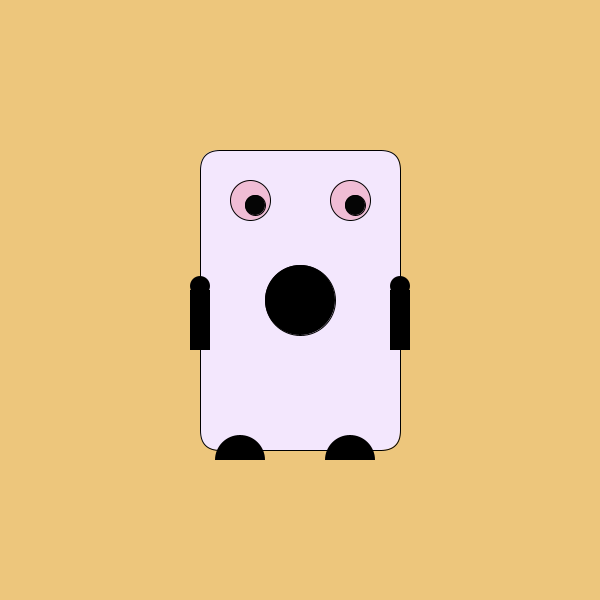
Frame 1 (no input)
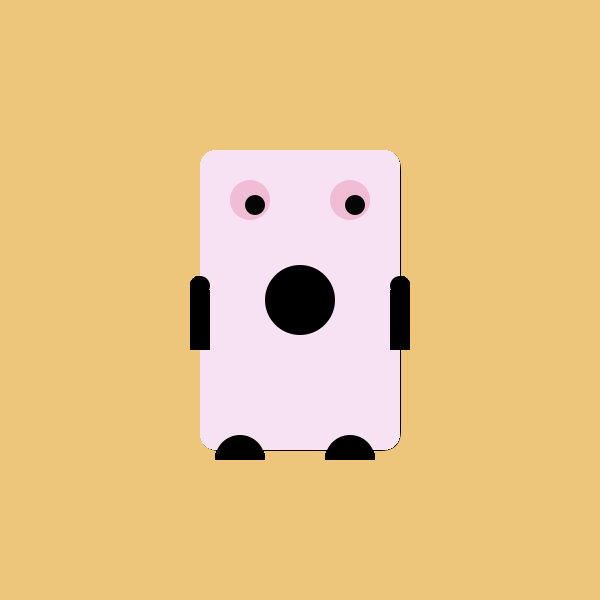
Frame 60 (the mouse pressed at the canvas centre just before this capture)
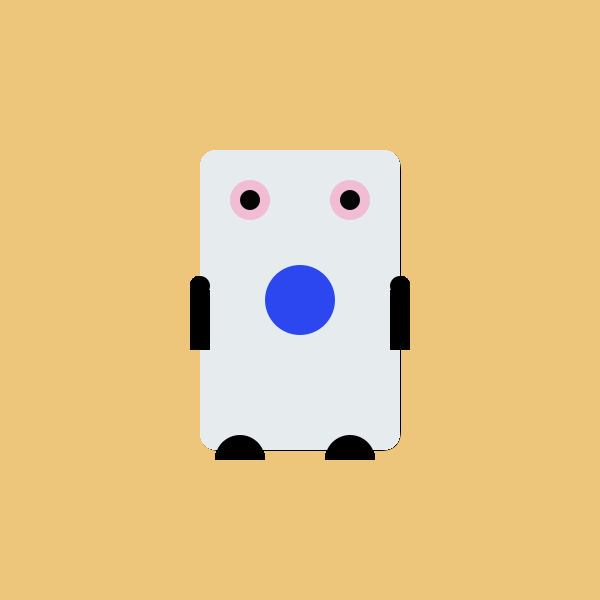
Frame 120 (the mouse held since frame 60 and released just before this capture)

The Processing sketch that drew these frames (run headless with seeded random() and noise(); from frame 60 on, the mouse is pressed at the canvas centre):

// Processing sketch: processing_133494
// ── processing_133494.pde

//used variable to make eyes move and "change" the shape of mouth
//body color changes at random

void setup(){
  background(237,198,124);
  size(600,600);
}
//variables
 int k = 355;
 int g = 205;
 int s = 255;
 int c = (0);
 int l = (0);
 int r = (0);
 int z = 223;
 int y = 255;
void draw(){
  //body
  fill(random(z,y),random(z,y),random(z,y));
  rect(200,150,200,300,20);
  
  //left eye
  fill(240,189,213);
  ellipse(250,200,40,40);
  //left puple
  fill(5,5,5);
  ellipse(s,g,20,20);
  if(mousePressed == true){
    s = 250;
    g = 200;       
  }
  else if (mousePressed == false){
    s = 255;
    g = 205;
  }
  
  
  //right eye
  fill(240,189,213);
  ellipse(350,200,40,40);
  
  
  //right puple
  fill(5,5,5);
  ellipse(k,g,20,20);
    if(mousePressed == true){
    k = 350;
    g = 200;       
  }
  else if (mousePressed == false){
    k = 355;
    g = 205;
  }
  //mouth
  fill(c,l,r);
  ellipse(300,300,70,70);
    if(mousePressed == true){
     c =44;
     l =71;
     r =240;
  }
  else if (mousePressed == false){
    c = (0);
    l = (0);
    r = (0); 
  }
  //mouth2
  //fill(0);
  //arc(300,300,70,70,PI,TWO_PI);
  
  //leftfoot
  fill(0);
  noStroke();
  arc(240,460,50,50,PI,TWO_PI);
  //right foot
  arc(350,460,50,50,PI,TWO_PI);
  //left arm
  rect(190,290,20,60);
  ellipse(200,286,20,20);
  //right arm
  rect(390,290,20,60);
  ellipse(400,286,20,20);
}
